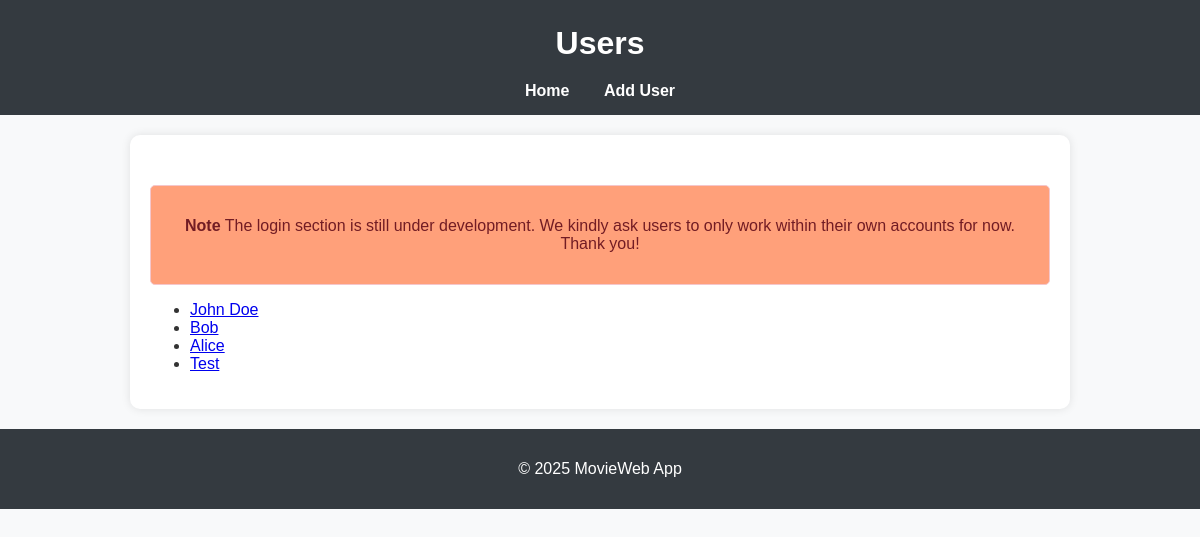
Screenshot of /users with the database file from the repository.
### datamanager/models.py (models this page shows, shortened)
class User(db.Model):
    __tablename__ = 'users'
    id = Column(Integer, primary_key=True, autoincrement=True)
    name = Column(String(80), unique=True, nullable=False)
    pin = Column(Integer, nullable=False)
    email = Column(String(120), unique=True, nullable=False)
    movies = relationship('Movie', backref='user', lazy=True)

### app.py (the view)
@app.route('/users')
def list_users():
    users = data_manager.get_all_users()
    return render_template('users.html', users=users)

### datamanager/sqlite_data_manager.py (called while the page is built)
    def get_all_users(self):
        try:
            with self.app.app_context():
                return db.session.query(User).all()
        except SQLAlchemyError as e:
            return f"Error retrieving users: {e}"

### templates/users.html (shortened to what this page needs)
<!DOCTYPE html>
<html lang="en">
<head>
    <link rel="stylesheet" href="{{ url_for('static', filename='styles.css') }}">
</head>
<body>
    <header>
        <h1>Users</h1>
        <nav>
            <a href="{{ url_for('home') }}">Home</a>
            <a href="{{ url_for('add_user') }}" class="add-user-btn">Add User</a>
        </nav>
    </header>
    <main>
        <section class="info-text">
            <p><strong>Note</strong> The login section is still under development. We kindly ask users to only work within their own accounts for now. Thank you!</p>
        </section>
        {% if users %}
            <ul>
                {% for user in users %}
                    <li><a href="{{ url_for('list_user_movies', user_id=user.id) }}">{{ user.name }}</a></li>
                {% endfor %}
            </ul>
        {% else %}
            <p>No users found.</p>
        {% endif %}
    </main>
    <footer>
        <p>&copy; 2025 MovieWeb App</p>
    </footer>
</body>
</html>

### static/styles.css (style rules this page uses)
body { font-family: Arial, sans-serif; margin: 0; padding: 0; background-color: #f8f9fa; color: #333; }
h1, h2, h3 { margin: 0; padding: 10px 0; }
header { background-color: #343a40; color: white; padding: 15px 20px; text-align: center; }
nav { margin-top: 10px; }
nav a { color: white; text-decoration: none; margin: 0 15px; font-weight: bold; }
main { max-width: 900px; margin: 20px auto; padding: 20px; background: white; border-radius: 10px; box-shadow: 0 0 10px rgba(0, 0, 0, 0.1); }
.info-text { margin-top: 30px; padding: 15px; background-color: #FFA07A; border: 1px solid #f5c6cb; border-radius: 5px; color: #721c24; font-size: 1rem; text-align: center; }
footer { text-align: center; padding: 15px; background: #343a40; color: white; margin-top: 20px; }

### rows the page displays
User: name "John Doe"
User: name "Bob"
User: name "Alice"
User: name "Test"
